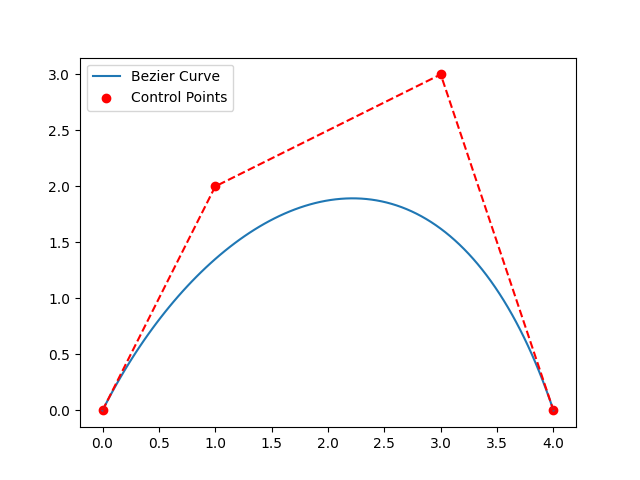

Write the Python code that produced this figure.
import numpy as np
import matplotlib.pyplot as plt
from scipy.special import comb


class BezierCurve:
    def __init__(self, control_points):
        """
        Initialize the BezierCurve with control points.

        :param control_points: List of tuples representing control points (x, y).
        """
        self.control_points = np.array(control_points)

    def bernstein_poly(self, i, n, t):
        """
        Compute the Bernstein polynomial of n, i as a function of t.

        :param i: Index of the Bernstein polynomial.
        :param n: Degree of the polynomial.
        :param t: Parameter t, where 0 <= t <= 1.
        :return: Value of the Bernstein polynomial at t.
        """
        return comb(n, i) * (t ** i) * ((1 - t) ** (n - i))

    def curve(self, num_points=100):
        """
        Compute the Bezier curve.

        :param num_points: Number of points to compute on the curve.
        :return: Array of points representing the Bezier curve.
        """
        n = len(self.control_points) - 1
        t_values = np.linspace(0, 1, num_points)
        curve_points = np.zeros((num_points, 2))

        for t_index, t in enumerate(t_values):
            point = np.zeros(2)
            for i in range(n + 1):
                bernstein = self.bernstein_poly(i, n, t)
                point += bernstein * self.control_points[i]
            curve_points[t_index] = point

        return curve_points

    def plot(self, num_points=100, save_path=None):
        """
        Plot the Bezier curve.

        :param num_points: Number of points to compute on the curve.
        :param save_path: File path to save the plot.
        """
        curve_points = self.curve(num_points)
        plt.plot(curve_points[:, 0], curve_points[:, 1], label="Bezier Curve")
        plt.scatter(self.control_points[:, 0], self.control_points[:, 1], color='red', label="Control Points")
        plt.plot(self.control_points[:, 0], self.control_points[:, 1], 'r--')
        plt.legend()
        if save_path:
            plt.savefig(save_path)
        else:
            plt.show()
